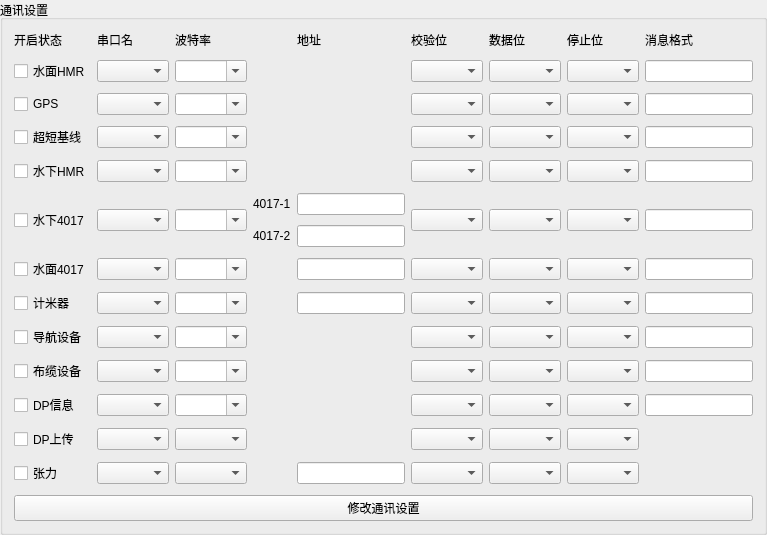
      <widget class="QGroupBox" name="txsz_group">
       <property name="title">
        <string>通讯设置</string>
       </property>
       <layout class="QGridLayout" name="gridLayout_2">
        <property name="verticalSpacing">
         <number>10</number>
        </property>
        <item row="4" column="6">
         <widget class="QComDataBitSelectedComboBox" name="data_bit2"/>
        </item>
        <item row="9" column="6">
         <widget class="QComDataBitSelectedComboBox" name="data_bit6"/>
        </item>
        <item row="10" column="6">
         <widget class="QComDataBitSelectedComboBox" name="data_bit7"/>
        </item>
        <item row="5" column="7">
         <widget class="QComStopBitSelectedComboBox" name="stop_bit3"/>
        </item>
        <item row="8" column="6">
         <widget class="QComDataBitSelectedComboBox" name="data_bit5"/>
        </item>
        <item row="4" column="7">
         <widget class="QComStopBitSelectedComboBox" name="stop_bit2"/>
        </item>
        <item row="5" column="6">
         <widget class="QComDataBitSelectedComboBox" name="data_bit3"/>
        </item>
        <item row="6" column="0" rowspan="2">
         <widget class="QCheckBox" name="txsz_check4">
          <property name="text">
           <string>水下4017</string>
          </property>
          <property name="checkable">
           <bool>true</bool>
          </property>
         </widget>
        </item>
        <item row="5" column="0">
         <widget class="QCheckBox" name="txsz_check3">
          <property name="enabled">
           <bool>true</bool>
          </property>
          <property name="text">
           <string>水下HMR</string>
          </property>
          <property name="checkable">
           <bool>true</bool>
          </property>
         </widget>
        </item>
        <item row="10" column="0">
         <widget class="QCheckBox" name="txsz_check8">
          <property name="text">
           <string>导航设备</string>
          </property>
         </widget>
        </item>
        <item row="4" column="0">
         <widget class="QCheckBox" name="txsz_check2">
          <property name="enabled">
           <bool>true</bool>
          </property>
          <property name="text">
           <string>超短基线</string>
          </property>
          <property name="checkable">
           <bool>true</bool>
          </property>
         </widget>
        </item>
        <item row="8" column="8">
         <widget class="QLineEdit" name="txsz_msg6"/>
        </item>
        <item row="0" column="2">
         <widget class="QLabel" name="label_3">
          <property name="text">
           <string>波特率</string>
          </property>
          <property name="alignment">
           <set>Qt::AlignLeading|Qt::AlignLeft|Qt::AlignVCenter</set>
          </property>
         </widget>
        </item>
        <item row="3" column="2">
         <widget class="QComBaudrateSelectedComboBox" name="txsz_bit1">
          <property name="editable">
           <bool>true</bool>
          </property>
         </widget>
        </item>
        <item row="15" column="0" colspan="9">
         <widget class="QPushButton" name="modifyCommunicationSetup">
          <property name="text">
           <string>修改通讯设置</string>
          </property>
         </widget>
        </item>
        <item row="5" column="8">
         <widget class="QLineEdit" name="txsz_msg3"/>
        </item>
        <item row="7" column="3">
         <widget class="QLabel" name="label_6">
          <property name="text">
           <string>4017-2</string>
          </property>
         </widget>
        </item>
        <item row="12" column="1">
         <widget class="QComPortSelectedComboBox" name="txsz_chnal10"/>
        </item>
        <item row="0" column="4">
         <widget class="QLabel" name="label_4">
          <property name="text">
           <string>地址</string>
          </property>
         </widget>
        </item>
        <item row="9" column="1">
         <widget class="QComPortSelectedComboBox" name="txsz_chnal7"/>
        </item>
        <item row="6" column="2" rowspan="2">
         <widget class="QComBaudrateSelectedComboBox" name="txsz_bit4">
          <property name="editable">
           <bool>true</bool>
          </property>
         </widget>
        </item>
        <item row="12" column="0">
         <widget class="QCheckBox" name="txsz_check10">
          <property name="text">
           <string>DP信息</string>
          </property>
         </widget>
        </item>
        <item row="2" column="0">
         <widget class="QCheckBox" name="txsz_check0">
          <property name="enabled">
           <bool>true</bool>
          </property>
          <property name="mouseTracking">
           <bool>true</bool>
          </property>
          <property name="acceptDrops">
           <bool>true</bool>
          </property>
          <property name="toolTip">
           <string/>
          </property>
          <property name="text">
           <string>水面HMR</string>
          </property>
          <property name="checkable">
           <bool>true</bool>
          </property>
          <property name="checked">
           <bool>false</bool>
          </property>
          <property name="autoRepeat">
           <bool>false</bool>
          </property>
          <property name="tristate">
           <bool>false</bool>
          </property>
         </widget>
        </item>
        <item row="0" column="0">
         <widget class="QLabel" name="label">
          <property name="text">
           <string>开启状态</string>
          </property>
          <property name="alignment">
           <set>Qt::AlignLeading|Qt::AlignLeft|Qt::AlignVCenter</set>
          </property>
         </widget>
        </item>
        <item row="3" column="0">
         <widget class="QCheckBox" name="txsz_check1">
          <property name="enabled">
           <bool>true</bool>
          </property>
          <property name="text">
           <string>GPS</string>
          </property>
          <property name="checkable">
           <bool>true</bool>
          </property>
         </widget>
        </item>
        <item row="6" column="3">
         <widget class="QLabel" name="label_5">
          <property name="text">
           <string>4017-1</string>
          </property>
         </widget>
        </item>
        <item row="12" column="8">
         <widget class="QLineEdit" name="txsz_msg10"/>
        </item>
        <item row="11" column="1">
         <widget class="QComPortSelectedComboBox" name="txsz_chnal9"/>
        </item>
        <item row="3" column="8">
         <widget class="QLineEdit" name="txsz_msg1"/>
        </item>
        <item row="6" column="8" rowspan="2">
         <widget class="QLineEdit" name="txsz_msg4"/>
        </item>
        <item row="11" column="0">
         <widget class="QCheckBox" name="txsz_check9">
          <property name="text">
           <string>布缆设备</string>
          </property>
         </widget>
        </item>
        <item row="10" column="1">
         <widget class="QComPortSelectedComboBox" name="txsz_chnal8"/>
        </item>
        <item row="8" column="2">
         <widget class="QComBaudrateSelectedComboBox" name="txsz_bit6">
          <property name="editable">
           <bool>true</bool>
          </property>
         </widget>
        </item>
        <item row="3" column="1">
         <widget class="QComPortSelectedComboBox" name="txsz_chnal1"/>
        </item>
        <item row="0" column="1">
         <widget class="QLabel" name="label_2">
          <property name="text">
           <string>串口名</string>
          </property>
          <property name="alignment">
           <set>Qt::AlignLeading|Qt::AlignLeft|Qt::AlignVCenter</set>
          </property>
         </widget>
        </item>
        <item row="0" column="8">
         <widget class="QLabel" name="label_62">
          <property name="text">
           <string>消息格式</string>
          </property>
         </widget>
        </item>
        <item row="6" column="1" rowspan="2">
         <widget class="QComPortSelectedComboBox" name="txsz_chnal4"/>
        </item>
        <item row="9" column="8">
         <widget class="QLineEdit" name="txsz_msg7"/>
        </item>
        <item row="2" column="1">
         <widget class="QComPortSelectedComboBox" name="txsz_chnal0"/>
        </item>
        <item row="5" column="1">
         <widget class="QComPortSelectedComboBox" name="txsz_chnal3"/>
        </item>
        <item row="4" column="8">
         <widget class="QLineEdit" name="txsz_msg2"/>
        </item>
        <item row="2" column="2">
         <widget class="QComBaudrateSelectedComboBox" name="txsz_bit0">
          <property name="editable">
           <bool>true</bool>
          </property>
         </widget>
        </item>
        <item row="2" column="8">
         <widget class="QLineEdit" name="txsz_msg0"/>
        </item>
        <item row="9" column="2">
         <widget class="QComBaudrateSelectedComboBox" name="txsz_bit7">
          <property name="editable">
           <bool>true</bool>
          </property>
         </widget>
        </item>
        <item row="13" column="1">
         <widget class="QComPortSelectedComboBox" name="txsz_chnal11"/>
        </item>
        <item row="11" column="2">
         <widget class="QComBaudrateSelectedComboBox" name="txsz_bit9">
          <property name="editable">
           <bool>true</bool>
          </property>
         </widget>
        </item>
        <item row="13" column="0">
         <widget class="QCheckBox" name="txsz_check11">
          <property name="text">
           <string>DP上传</string>
          </property>
         </widget>
        </item>
        <item row="5" column="2">
         <widget class="QComBaudrateSelectedComboBox" name="txsz_bit3">
          <property name="editable">
           <bool>true</bool>
          </property>
         </widget>
        </item>
        <item row="8" column="0">
         <widget class="QCheckBox" name="txsz_check6">
          <property name="text">
           <string>水面4017</string>
          </property>
          <property name="checkable">
           <bool>true</bool>
          </property>
         </widget>
        </item>
        <item row="4" column="2">
         <widget class="QComBaudrateSelectedComboBox" name="txsz_bit2">
          <property name="editable">
           <bool>true</bool>
          </property>
         </widget>
        </item>
        <item row="10" column="2">
         <widget class="QComBaudrateSelectedComboBox" name="txsz_bit8">
          <property name="editable">
           <bool>true</bool>
          </property>
         </widget>
        </item>
        <item row="8" column="1">
         <widget class="QComPortSelectedComboBox" name="txsz_chnal6"/>
        </item>
        <item row="4" column="1">
         <widget class="QComPortSelectedComboBox" name="txsz_chnal2"/>
        </item>
        <item row="10" column="8">
         <widget class="QLineEdit" name="txsz_msg8"/>
        </item>
        <item row="11" column="8">
         <widget class="QLineEdit" name="txsz_msg9"/>
        </item>
        <item row="9" column="0">
         <widget class="QCheckBox" name="txsz_check7">
          <property name="text">
           <string>计米器</string>
          </property>
          <property name="checkable">
           <bool>true</bool>
          </property>
         </widget>
        </item>
        <item row="12" column="2">
         <widget class="QComBaudrateSelectedComboBox" name="txsz_bit10">
          <property name="editable">
           <bool>true</bool>
          </property>
         </widget>
        </item>
        <item row="10" column="5">
         <widget class="QComParityBitSelectedComboBox" name="parity_bit7"/>
        </item>
        <item row="5" column="5">
         <widget class="QComParityBitSelectedComboBox" name="parity_bit3"/>
        </item>
        <item row="3" column="5">
         <widget class="QComParityBitSelectedComboBox" name="parity_bit1"/>
        </item>
        <item row="8" column="5">
         <widget class="QComParityBitSelectedComboBox" name="parity_bit5"/>
        </item>
        <item row="2" column="7">
         <widget class="QComStopBitSelectedComboBox" name="stop_bit0"/>
        </item>
        <item row="11" column="5">
         <widget class="QComParityBitSelectedComboBox" name="parity_bit8"/>
        </item>
        <item row="10" column="7">
         <widget class="QComStopBitSelectedComboBox" name="stop_bit7"/>
        </item>
        <item row="11" column="6">
         <widget class="QComDataBitSelectedComboBox" name="data_bit8"/>
        </item>
        <item row="13" column="6">
         <widget class="QComDataBitSelectedComboBox" name="data_bit10"/>
        </item>
        <item row="3" column="6">
         <widget class="QComDataBitSelectedComboBox" name="data_bit1"/>
        </item>
        <item row="0" column="5">
         <widget class="QLabel" name="label_7">
          <property name="text">
           <string>校验位</string>
          </property>
         </widget>
        </item>
        <item row="12" column="6">
         <widget class="QComDataBitSelectedComboBox" name="data_bit9"/>
        </item>
        <item row="13" column="5">
         <widget class="QComParityBitSelectedComboBox" name="parity_bit10"/>
        </item>
        <item row="2" column="5">
         <widget class="QComParityBitSelectedComboBox" name="parity_bit0"/>
        </item>
        <item row="0" column="7">
         <widget class="QLabel" name="label_26">
          <property name="text">
           <string>停止位</string>
          </property>
         </widget>
        </item>
        <item row="2" column="6">
         <widget class="QComDataBitSelectedComboBox" name="data_bit0"/>
        </item>
        <item row="12" column="7">
         <widget class="QComStopBitSelectedComboBox" name="stop_bit9"/>
        </item>
        <item row="4" column="5">
         <widget class="QComParityBitSelectedComboBox" name="parity_bit2"/>
        </item>
        <item row="0" column="6">
         <widget class="QLabel" name="label_21">
          <property name="text">
           <string>数据位</string>
          </property>
         </widget>
        </item>
        <item row="13" column="7">
         <widget class="QComStopBitSelectedComboBox" name="stop_bit10"/>
        </item>
        <item row="13" column="2">
         <widget class="QComBaudrateSelectedComboBox" name="txsz_bit11"/>
        </item>
        <item row="9" column="7">
         <widget class="QComStopBitSelectedComboBox" name="stop_bit6"/>
        </item>
        <item row="8" column="7">
         <widget class="QComStopBitSelectedComboBox" name="stop_bit5"/>
        </item>
        <item row="9" column="5">
         <widget class="QComParityBitSelectedComboBox" name="parity_bit6"/>
        </item>
        <item row="12" column="5">
         <widget class="QComParityBitSelectedComboBox" name="parity_bit9"/>
        </item>
        <item row="3" column="7">
         <widget class="QComStopBitSelectedComboBox" name="stop_bit1"/>
        </item>
        <item row="11" column="7">
         <widget class="QComStopBitSelectedComboBox" name="stop_bit8"/>
        </item>
        <item row="6" column="5" rowspan="2">
         <widget class="QComParityBitSelectedComboBox" name="parity_bit4"/>
        </item>
        <item row="6" column="6" rowspan="2">
         <widget class="QComDataBitSelectedComboBox" name="data_bit4"/>
        </item>
        <item row="6" column="7" rowspan="2">
         <widget class="QComStopBitSelectedComboBox" name="stop_bit4"/>
        </item>
        <item row="7" column="4">
         <widget class="QLineEdit" name="txsz_sem5"/>
        </item>
        <item row="8" column="4">
         <widget class="QLineEdit" name="txsz_sem6"/>
        </item>
        <item row="6" column="4">
         <widget class="QLineEdit" name="txsz_sem4"/>
        </item>
        <item row="9" column="4">
         <widget class="QLineEdit" name="txsz_sem7"/>
        </item>
        <item row="14" column="0">
         <widget class="QCheckBox" name="txsz_check12">
          <property name="text">
           <string>张力</string>
          </property>
         </widget>
        </item>
        <item row="14" column="1">
         <widget class="QComPortSelectedComboBox" name="txsz_chnal12"/>
        </item>
        <item row="14" column="2">
         <widget class="QComBaudrateSelectedComboBox" name="txsz_bit12"/>
        </item>
        <item row="14" column="5">
         <widget class="QComParityBitSelectedComboBox" name="parity_bit12"/>
        </item>
        <item row="14" column="6">
         <widget class="QComDataBitSelectedComboBox" name="data_bit12"/>
        </item>
        <item row="14" column="7">
         <widget class="QComStopBitSelectedComboBox" name="stop_bit12"/>
        </item>
        <item row="14" column="4">
         <widget class="QLineEdit" name="txsz_sem12"/>
        </item>
       </layout>
      </widget>
